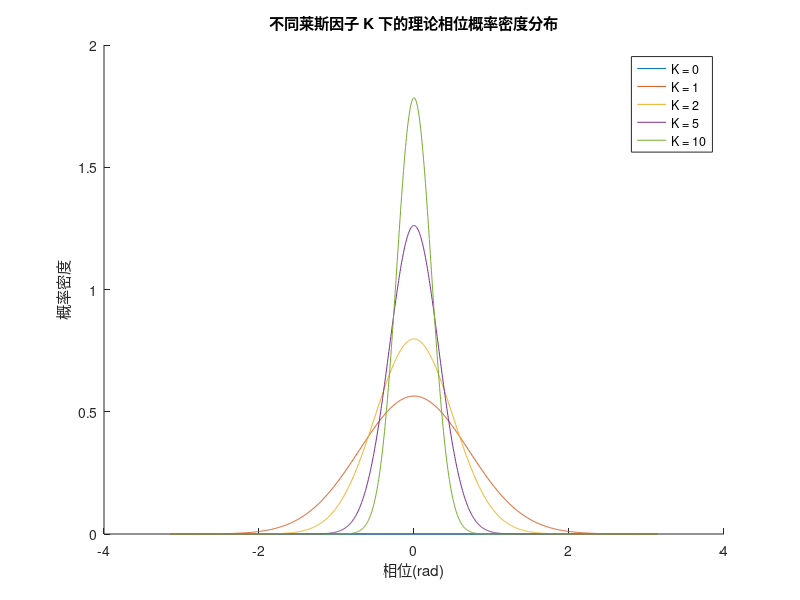

Recreate this plot in MATLAB.

K = [0, 1, 2, 5 ,10]; % 莱斯因子 K 的取值
x = linspace(-pi, pi, 1000); % 相位范围

figure;
hold on;

for i = 1:length(K)
    sigma = sqrt(1/(2*K(i))); % 计算标准差
    f = (1/(sqrt(2*pi)*sigma)) * exp(-(x.^2)/(2*sigma^2)); % 计算概率密度函数
    plot(x, f);
end

hold off;

xlabel('相位(rad)')
ylabel('概率密度')
title('不同莱斯因子 K 下的理论相位概率密度分布')
legend('K = 0', 'K = 1', 'K = 2', 'K = 5' ,'K = 10');

